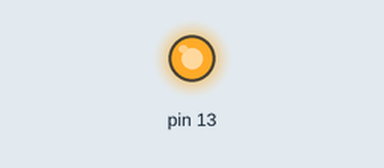
A sketch run on a simulated Arduino Uno, built with avr-gcc and run on an emulated ATmega328P. Parts: output pins drawn as LEDs (lit = HIGH).

Above: at 0.2 s.
At 11.9 s:
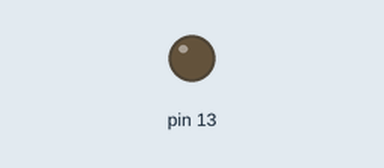
Timing chart, 0 to 19.0 s (numbered marks = the images above):
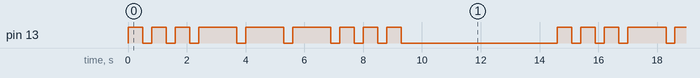

The sketch:

Exercicio2e.ino
```cpp
int _step = 1, amount = 0;

void setup() {
  pinMode(13, OUTPUT);
}

void loop() {
  amount++;

  digitalWrite(13, HIGH);
  delay(_step == 2 ? 1300 : 500);
  digitalWrite(13, LOW);
  delay(300);

  if (amount == 3) {
    amount = 0;

    if (_step == 3) {
      _step = 1;
      delay(5000); // Esperar 5 segundos por cada SOS
    } else {
      _step++;
    }
  }
}
```

Measured:
- by itself, pin 13: repeats every 14.6 s: 2 × (LOW 0.30 s, HIGH 0.50 s), 3 × (LOW 0.30 s, HIGH 1.3 s), 3 × (LOW 0.30 s, HIGH 0.50 s), LOW 5.3 s, HIGH 0.50 s
- by itself, everything shown: repeats every 14.6 s, in 18 steps
